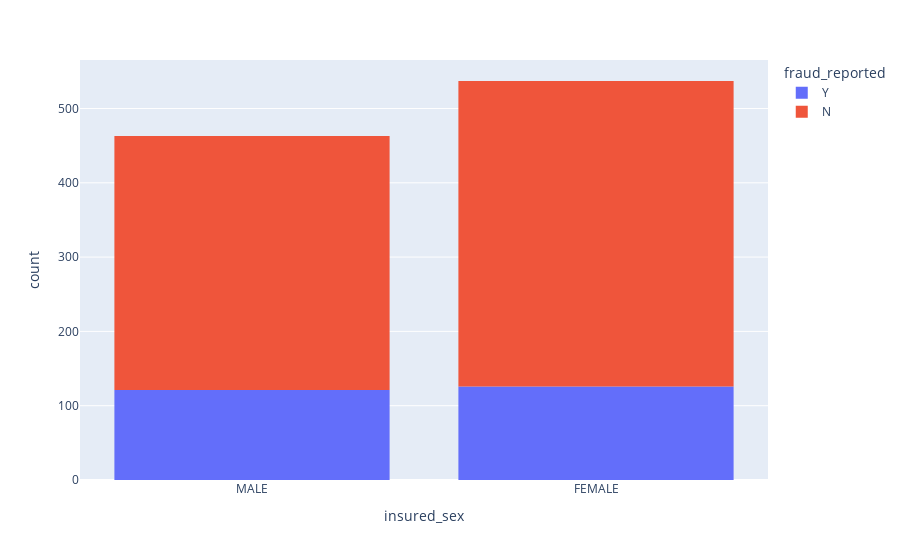

Write notebook code for a chart like this one.
### Code cell
fig = px.histogram(df,x="insured_sex",color='fraud_reported')
fig.show()

### Figure 1 — Plotly figure (JSON) as saved in the notebook; plotly's stock layout.template omitted (floating-point values rounded to 4 significant figures; data arrays with more than 128 entries replaced by an {"elided": "..."} marker saying what was removed)
{"data": [{"alignmentgroup": "True", "bingroup": "x", "hovertemplate": "fraud_reported=Y<br>insured_sex=%{x}<br>count=%{y}<extra></extra>", "legendgroup": "Y", "marker": {"color": "#636efa", "pattern": {"shape": ""}}, "name": "Y", "offsetgroup": "Y", "orientation": "v", "showlegend": true, "type": "histogram", "x": {"elided": "247 str values"}, "xaxis": "x", "yaxis": "y"}, {"alignmentgroup": "True", "bingroup": "x", "hovertemplate": "fraud_reported=N<br>insured_sex=%{x}<br>count=%{y}<extra></extra>", "legendgroup": "N", "marker": {"color": "#EF553B", "pattern": {"shape": ""}}, "name": "N", "offsetgroup": "N", "orientation": "v", "showlegend": true, "type": "histogram", "x": {"elided": "753 str values"}, "xaxis": "x", "yaxis": "y"}], "layout": {"barmode": "relative", "legend": {"title": {"text": "fraud_reported"}, "tracegroupgap": 0}, "margin": {"t": 60}, "xaxis": {"anchor": "y", "domain": [0, 1], "title": {"text": "insured_sex"}}, "yaxis": {"anchor": "x", "domain": [0, 1], "title": {"text": "count"}}}}
